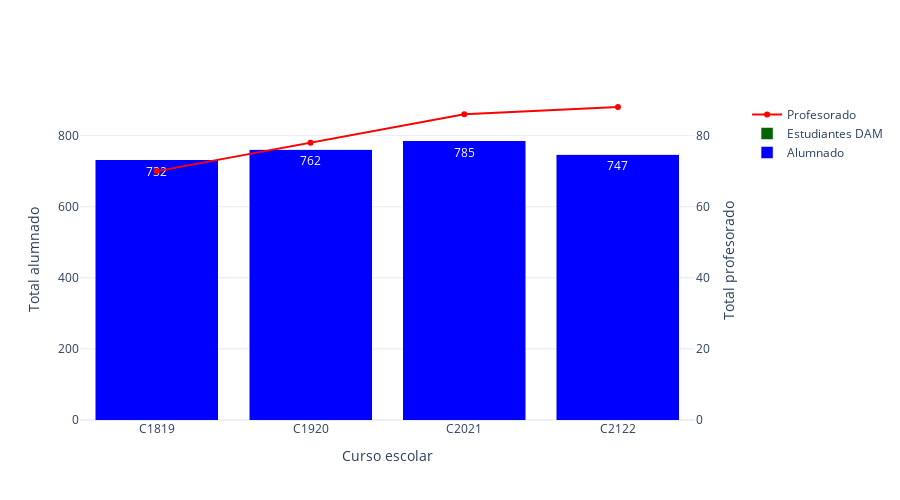

Notebook cell for this chart:
### Code cell
#e1=df.query(f'evaluación == "E1"').groupby('curso').agg({'ratio': 'sum'})['ratio'].values
#e2=df.query(f'evaluación == "E2"').groupby('curso').agg({'ratio': 'sum'})['ratio'].values
#e3=df.query(f'evaluación == "E3"').groupby('curso').agg({'ratio': 'sum'})['ratio'].values
years_aux    = [extra_historic_year] + list(years)       # Vamos a añadir un año extra a la comparativa
students     = [ 732 ] + list(df.query(f'evaluación == "{labels[-1][1]}"').groupby('curso').agg({'ratio': 'sum'})['ratio'].values)             
teachers     = (     70,  78,  86, 88)      # Valores de profesorado extraídos de Tifón: 2011/12:70, 2012/13:68, 2013/14:68, 2015/16:70, 2016/17:69, 2017/18:71, 2018/19:70, 2019/20:78, 2020/21:86
if EVALUATION == 1:
    myplotly.total_students_teachers_evolution(students, teachers, years_aux)
else:
    students_dam = (      0,   0,   0,  0)      # Estudiantes a resaltar en cada curso (se restan al global)
    myplotly.total_students_teachers_evolution(students, teachers, years_aux, students_diff=(students_dam, 'Estudiantes DAM'))

### Figure 1 — Plotly figure (JSON) as saved in the notebook; plotly's stock layout.template omitted (floating-point values rounded to 4 significant figures)
{"data": [{"hoverinfo": "name+text", "marker": {"color": "blue"}, "name": "Alumnado", "text": [732, 762, 785, 747], "type": "bar", "x": ["C1819", "C1920", "C2021", "C2122"], "xaxis": "x", "y": [732, 762, 785, 747], "yaxis": "y"}, {"hoverinfo": "name+text", "marker": {"color": "darkgreen"}, "name": "Estudiantes DAM", "text": ["0", "0", "0", "0"], "type": "bar", "x": ["C1819", "C1920", "C2021", "C2122"], "xaxis": "x", "y": [0, 0, 0, 0], "yaxis": "y"}, {"hoverinfo": "name+text", "marker": {"color": "red"}, "name": "Profesorado", "text": ["70", "78", "86", "88"], "type": "scatter", "x": ["C1819", "C1920", "C2021", "C2122"], "xaxis": "x", "y": [70, 78, 86, 88], "yaxis": "y2"}], "layout": {"barmode": "stack", "height": 500, "width": 900, "xaxis": {"anchor": "y", "domain": [0, 0.94], "title": {"text": "Curso escolar"}}, "yaxis": {"anchor": "x", "domain": [0, 1], "range": [0, 900], "side": "left", "title": {"text": "Total alumnado"}}, "yaxis2": {"anchor": "x", "overlaying": "y", "range": [0, 90], "side": "right", "title": {"text": "Total profesorado"}}}}
